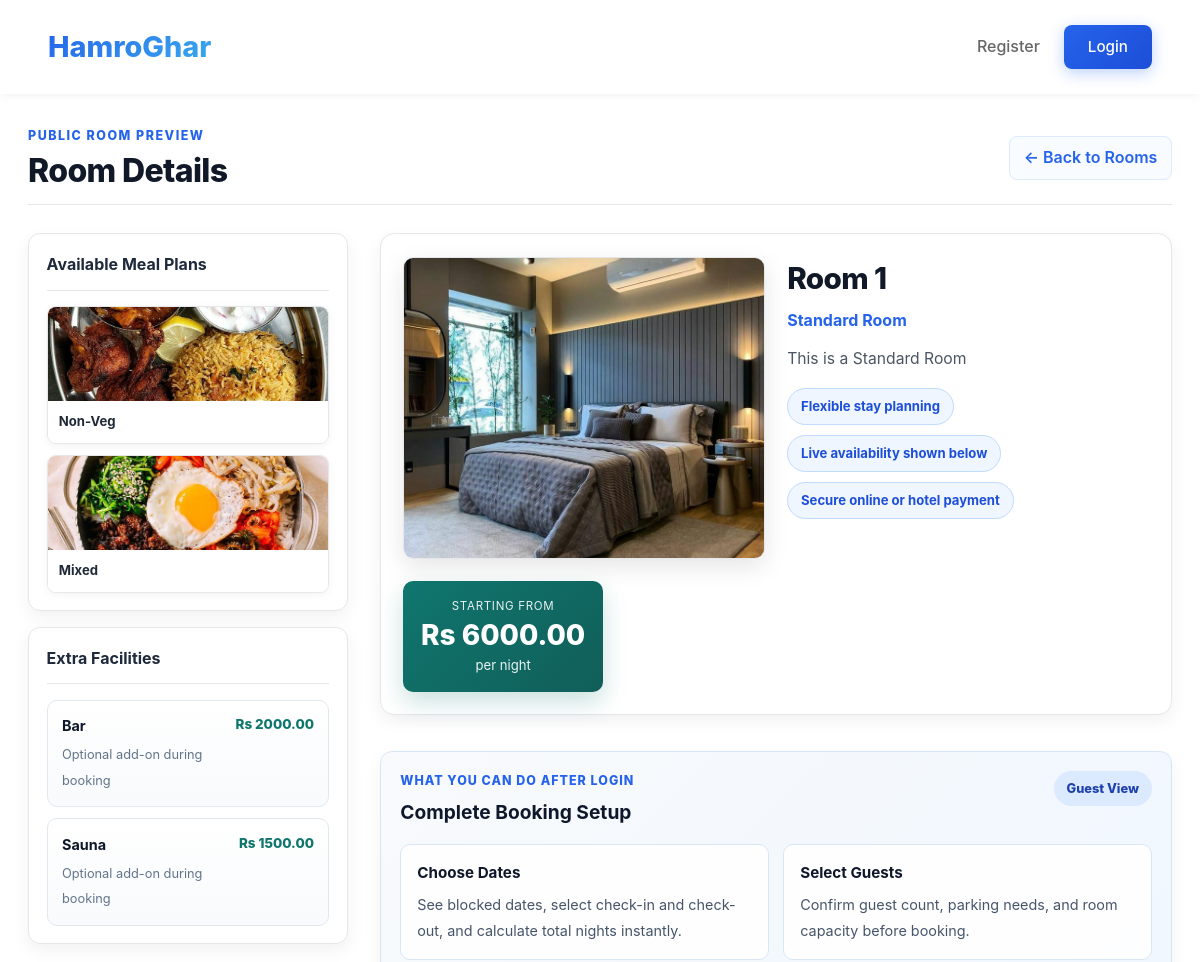
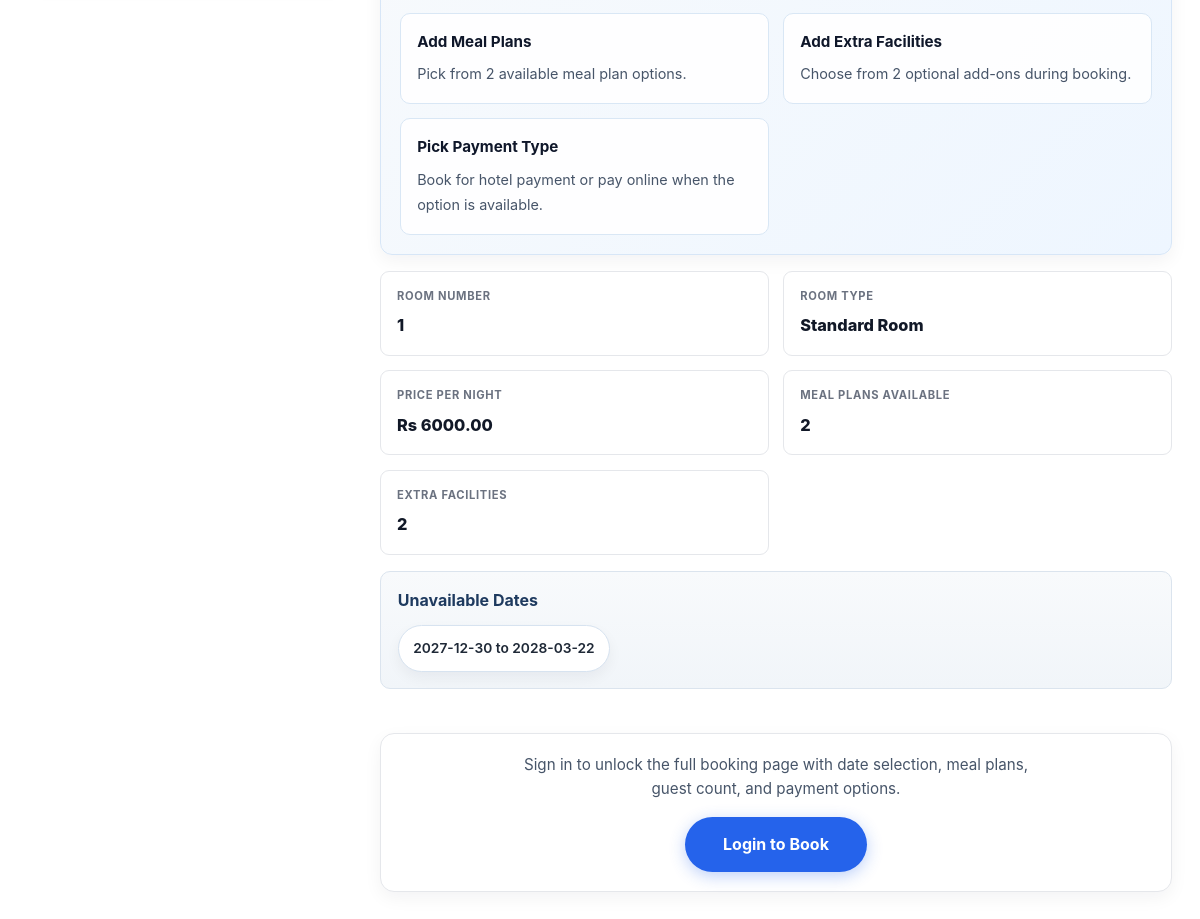
/view_room/1, run on the app's committed database (2 pictures, top to bottom).
### tables this page shows
CREATE TABLE meal_plans (
            meal_plan_id INTEGER PRIMARY KEY AUTOINCREMENT,
            meal_plan_name TEXT UNIQUE NOT NULL,
            image_path TEXT
        );

CREATE TABLE extra_facilities (
            facility_id INTEGER PRIMARY KEY AUTOINCREMENT,
            facility_name TEXT UNIQUE NOT NULL,
            price REAL NOT NULL DEFAULT 0 CHECK(price >= 0)
        );

CREATE TABLE room_types (
            room_type_id INTEGER PRIMARY KEY AUTOINCREMENT,
            room_type_name TEXT UNIQUE NOT NULL,
            description TEXT,
            price_per_night INTEGER,
            image_path TEXT,
            max_guests INTEGER NOT NULL DEFAULT 2 CHECK(max_guests >= 1)
        );

CREATE TABLE rooms (
            room_id INTEGER PRIMARY KEY AUTOINCREMENT,
            room_number TEXT UNIQUE NOT NULL,
            room_type_id INTEGER NOT NULL,
            price_per_night INTEGER,
            FOREIGN KEY(room_type_id) REFERENCES room_types(room_type_id) ON DELETE CASCADE
        );

### app.py (the view)
    @app.get("/view_room/<int:room_id>")
    def view_room(room_id):
        room = room_model.find_public_room(room_id)
        if not room:
            flash("Room not found!", "danger")
            return redirect(url_for("landing"))
        meal_plans = meal_plan_model.list_meal_plans()
        extra_facilities = extra_facility_model.list_extra_facilities()
        unavailable_ranges = get_unavailable_ranges(room_id)
        return render_template(
            "view_room.html",
            room=room,
            meal_plans=meal_plans,
            extra_facilities=extra_facilities,
            unavailable_ranges=unavailable_ranges,
        )

### app.py (called while the page is built)
def get_stay_row(row):
    total_nights = int(row["total_nights"] or 0)
    checkin = datetime(row["arrival_year"], row["arrival_month"], row["arrival_date"]).date()
    checkout = checkin + timedelta(days=total_nights)
    return checkin, checkout, total_nights

def get_unavailable_ranges(room_id):
    rows = booking_model.list_active_windows(room_id)
    ranges = []
    today = date.today()
    for row in rows:
        start, end, nights = get_stay_row(row)
        if nights <= 0 or end <= today:
            continue
        display_start = max(start, today)
        ranges.append({"start": display_start.isoformat(), "end": end.isoformat()})
    return ranges

### hotel_app/models/booking_model.py (called while the page is built)
def list_active_windows(room_id):
    conn = db_model.conn()
    rows = conn.execute(
        """
        SELECT arrival_year, arrival_month, arrival_date, total_nights
        FROM bookings
        WHERE room_id = ? AND booking_status = 'Not_Canceled'
    """,
        (room_id,),
    ).fetchall()
    conn.close()
    return rows

### hotel_app/models/db.py (called while the page is built)
def conn():
    conn = sqlite3.connect(DB_PATH)
    conn.row_factory = sqlite3.Row
    conn.execute("PRAGMA foreign_keys = ON")
    return conn

### hotel_app/models/extra_facility_model.py (called while the page is built)
def list_extra_facilities():
    conn = db_model.conn()
    rows = conn.execute(
        """
        SELECT facility_id, facility_name, price
        FROM extra_facilities
        ORDER BY facility_name
    """
    ).fetchall()
    conn.close()
    return rows

### hotel_app/models/meal_plan_model.py (called while the page is built)
def list_meal_plans():
    conn = db_model.conn()
    rows = conn.execute("SELECT * FROM meal_plans").fetchall()
    conn.close()
    return rows

### hotel_app/models/room_model.py (called while the page is built)
def find_public_room(room_id):
    conn = db_model.conn()
    row = conn.execute(
        """
        SELECT r.room_id, r.room_number, r.price_per_night, t.room_type_name, t.image_path, t.description
        FROM rooms r
        JOIN room_types t ON r.room_type_id = t.room_type_id
        WHERE r.room_id=?
    """,
        (room_id,),
    ).fetchone()
    conn.close()
    return row

### templates/view_room.html (shortened to what this page needs)
<!DOCTYPE html>
<html lang="en">
<head>
    <link rel="stylesheet" href="{{ url_for('static', filename='css/landing.css') }}">
    <link rel="stylesheet" href="{{ url_for('static', filename='css/flash.css') }}">
    <link rel="stylesheet" href="{{ url_for('static', filename='css/view_room.css') }}">
</head>
<body>
    <header>
        <div class="logo">HamroGhar</div>
        <div class="header-right">
            <a href="{{ url_for('register') }}">Register</a>
            <a href="{{ url_for('login') }}" class="btn btn-primary header-login-btn">Login</a>
        </div>
    </header>
    <div class="view-room-container">
        <div class="room-detail-header">
            <div>
                <p class="eyebrow">Public Room Preview</p>
                <h1>Room Details</h1>
            </div>
            <a href="{{ url_for('landing') }}" class="back-link">
                &larr; Back to Rooms
            </a>
        </div>
        <div class="main-content-layout">
            {% if meal_plans and meal_plans|length > 0 %}
            <div class="sidebar-stack">
                <div class="meal-plans-sidebar">
                    <h3>Available Meal Plans</h3>
                    <div class="meal-plans-list">
                        {% for meal_plan in meal_plans %}
                        {% if meal_plan.meal_plan_name != 'No Meal' %}
                        <div class="meal-plan-item">
                            <img src="{{ url_for('static', filename='uploads/menu_plans/' ~ meal_plan.image_path) }}"
                                alt="{{ meal_plan.meal_plan_name }}">
                            <div class="meal-plan-name">{{ meal_plan.meal_plan_name }}</div>
                        </div>
                        {% endif %}
                        {% endfor %}
                    </div>
                </div>
                <div class="extras-sidebar">
                    <h3>Extra Facilities</h3>
                    {% if extra_facilities and extra_facilities|length > 0 %}
                    <div class="extras-list">
                        {% for facility in extra_facilities %}
                        <div class="extra-item">
                            <div class="extra-item-copy">
                                <strong>{{ facility.facility_name }}</strong>
                                <span>Optional add-on during booking</span>
                            </div>
                            <div class="extra-price">Rs {{ "%.2f"|format(facility.price|float) }}</div>
                        </div>
                        {% endfor %}
                    </div>
                    {% else %}
                    <p class="extras-empty">No extra facilities available right now.</p>
                    {% endif %}
                </div>
            </div>
            {% endif %}
            <div class="room-details-column">
                <div class="room-overview">
                    <div class="room-image-container">
                        {% if room.image_path %}
                        <img src="{{ url_for('static', filename='uploads/rooms/' ~ room.image_path) }}" alt="{{ room.room_type_name }}">
                        {% else %}
                        <img src="https://via.placeholder.com/300x200/6366f1/ffffff?text=Room+{{ room.room_number }}" alt="Room Image">
                        {% endif %}
                    </div>
                    <div class="room-basic-info">
                        <h2 class="room-title">Room {{ room.room_number }}</h2>
                        <p class="room-type">{{ room.room_type_name }}</p>
                        {% if room.description %}
                        <p class="room-description">{{ room.description }}</p>
                        {% endif %}
                        <div class="quick-highlights">
                            <span class="highlight-pill">Flexible stay planning</span>
                            <span class="highlight-pill">Live availability shown below</span>
                            <span class="highlight-pill">Secure online or hotel payment</span>
                        </div>
                    </div>
                    <div class="price-section">
                        <div class="price-label">Starting from</div>
                        <div class="price-amount">Rs {{ "%.2f"|format(room.price_per_night|default(0)|float) }}</div>
                        <div class="price-per-night">per night</div>
                    </div>
                </div>
                <div class="booking-preview-card">
                    <div class="preview-header">
                        <div>
                            <p class="preview-label">What You Can Do After Login</p>
                            <h3>Complete Booking Setup</h3>
                        </div>
                        <span class="preview-badge">Guest View</span>
                    </div>
                    <div class="preview-grid">
                        <div class="preview-item">
                            <strong>Choose Dates</strong>
                            <span>See blocked dates, select check-in and check-out, and calculate total nights instantly.</span>
                        </div>
                        <div class="preview-item">
                            <strong>Select Guests</strong>
                            <span>Confirm guest count, parking needs, and room capacity before booking.</span>
                        </div>
                        <div class="preview-item">
                            <strong>Add Meal Plans</strong>
                            <span>Pick from {{ meal_plans|length if meal_plans else 0 }} available meal plan option{{ '' if meal_plans|length == 1 else 's' }}.</span>
                        </div>
                        <div class="preview-item">
                            <strong>Add Extra Facilities</strong>
                            <span>Choose from {{ extra_facilities|length if extra_facilities else 0 }} optional add-on{{ '' if extra_facilities|length == 1 else 's' }} during booking.</span>
                        </div>
                        <div class="preview-item">
                            <strong>Pick Payment Type</strong>
                            <span>Book for hotel payment or pay online when the option is available.</span>
                        </div>
                    </div>
                </div>
                <div class="room-details-section">
                    <div class="room-info-grid">
                        <div class="info-item">
                            <strong>Room Number</strong>
                            <span>{{ room.room_number }}</span>
                        </div>
                        <div class="info-item">
                            <strong>Room Type</strong>
                            <span>{{ room.room_type_name }}</span>
                        </div>
                        <div class="info-item">
                            <strong>Price Per Night</strong>
                            <span>Rs {{ "%.2f"|format(room.price_per_night|default(0)|float) }}</span>
                        </div>
                        <div class="info-item">
                            <strong>Meal Plans Available</strong>
                            <span>{{ meal_plans|length if meal_plans else 0 }}</span>
                        </div>
                        <div class="info-item">
                            <strong>Extra Facilities</strong>
                            <span>{{ extra_facilities|length if extra_facilities else 0 }}</span>
                        </div>
                    </div>
                    <div class="unavailable-dates-section">
                        <h3>Unavailable Dates</h3>
                        <ul class="unavailable-list">
                            {% if unavailable_ranges and unavailable_ranges|length > 0 %}
                                {% for r in unavailable_ranges %}
                                    <li>{{ r.start[:10] }} to {{ r.end[:10] }}</li>
                                {% endfor %}
                            {% else %}
                                <li class="empty-state">No unavailable dates. Room is available for booking!</li>
                            {% endif %}
                        </ul>
                    </div>
                </div>
                <div class="book-button-container">
                    <div class="cta-copy">
                        {% if session.get('user_id') %}
                        You are signed in, so you can continue directly to the full booking form for this room.
                        {% else %}
                        Sign in to unlock the full booking page with date selection, meal plans, guest count, and payment options.
                        {% endif %}
                    </div>
                    <a href="{{ url_for('book_room', room_id=room.room_id) if session.get('user_id') else url_for('login', next=url_for('book_room', room_id=room.room_id)) }}"
                       class="btn-book-large">
                        {% if session.get('user_id') %}
                            Continue to Booking
                        {% else %}
                            Login to Book
                        {% endif %}
                    </a>
                </div>
            </div>
        </div>
    </div>
</body>
</html>

### static/css/landing.css (style rules this page uses)
* { margin: 0; padding: 0; box-sizing: border-box; }
body { font-family: -apple-system, BlinkMacSystemFont, 'Segoe UI', Roboto, sans-serif; line-height: 1.6; color: #333; background: #ffffff; }
header { display: flex; justify-content: space-between; align-items: center; padding: 1.5rem 3rem; background: #ffffff; box-shadow: 0 2px 8px rgba(0, 0, 0, 0.05); position: sticky; top: 0; z-index: 100; }
.logo { font-size: 1.8rem; font-weight: 800; background: linear-gradient(135deg, #2563eb, #3aabed); -webkit-background-clip: text; -webkit-text-fill-color: transparent; background-clip: text; }
.header-right { display: flex; gap: 1.5rem; align-items: center; }
.header-right a { text-decoration: none; color: #666; font-weight: 500; transition: color 0.3s; padding: 0.5rem 0; }
.header-right a.header-login-btn { color: #fff; padding: 0.6rem 1.5rem; font-size: 0.95rem; }
h1 { font-size: 3.5rem; margin-bottom: 1.5rem; color: #ffffff; font-weight: 800; line-height: 1.2; }
.btn { padding: 0.9rem 2rem; font-size: 1rem; text-decoration: none; border-radius: 8px; border: none; cursor: pointer; font-weight: 600; transition: all 0.3s ease; display: inline-block; }
.btn-primary { background: linear-gradient(135deg, #2563eb, #1d4ed8); color: white; box-shadow: 0 4px 15px rgba(37, 99, 235, 0.3); }

### data on the page
meal_plans: image_path (picture), meal_plan_name "Non-Veg"
meal_plans: image_path (picture), meal_plan_name "Mixed"
extra_facilities: facility_name "Bar", price "2000.00"
extra_facilities: facility_name "Sauna", price "1500.00"
room_types: image_path (picture), room_type_name "Standard Room", description "This is a Standard Room"
rooms: room_number "1", price_per_night "6000.00"

### other printed values
{{ meal_plans|length if meal_plans else 0 }} "2"
{{ '' if meal_plans|length == 1 else 's' }} "s"
{{ extra_facilities|length if extra_facilities else 0 }} "2"
{{ '' if extra_facilities|length == 1 else 's' }} "s"
{{ r.start[:10] }} "2027-12-30"
{{ r.end[:10] }} "2028-03-22"
